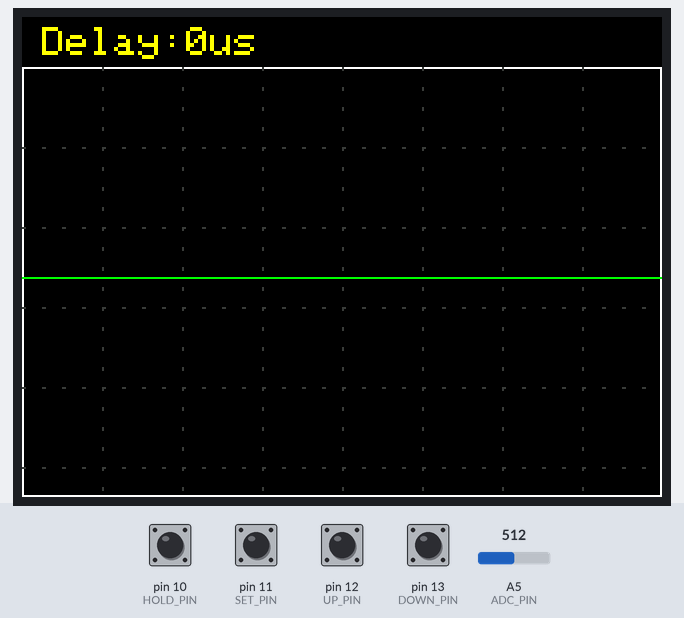
The sketch below on a simulated Arduino Uno, built with avr-gcc and run on an emulated ATmega328P. Shown: 320×240 colour display. The test bench sets the inputs (shaded band); at power-on: pin 10 (HOLD_PIN), pin 11 (SET_PIN), pin 12 (UP_PIN), pin 13 (DOWN_PIN) HIGH, A5 (ADC_PIN) = 512.

Above: at 1.4 s.
1.5 s: pin 10 (HOLD_PIN) pulled LOW for 1 s
At 2.9 s:
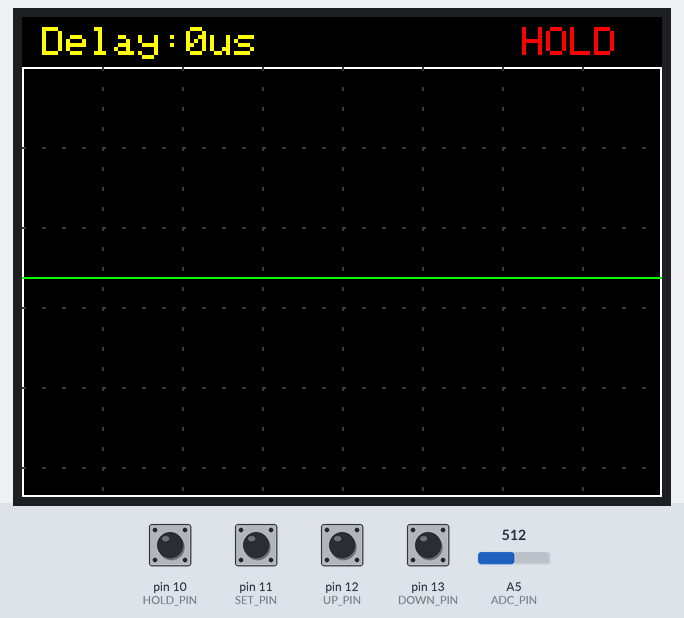
4.0 s: pin 12 (UP_PIN) pulled LOW for 1 s
At 5.8 s:
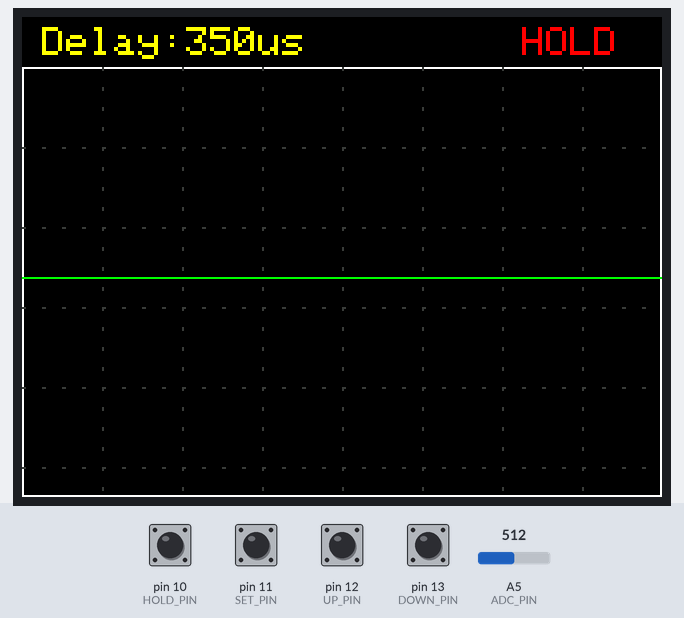
6.5 s: pin 10 (HOLD_PIN) pulled LOW for 0.15 s
At 7.6 s:
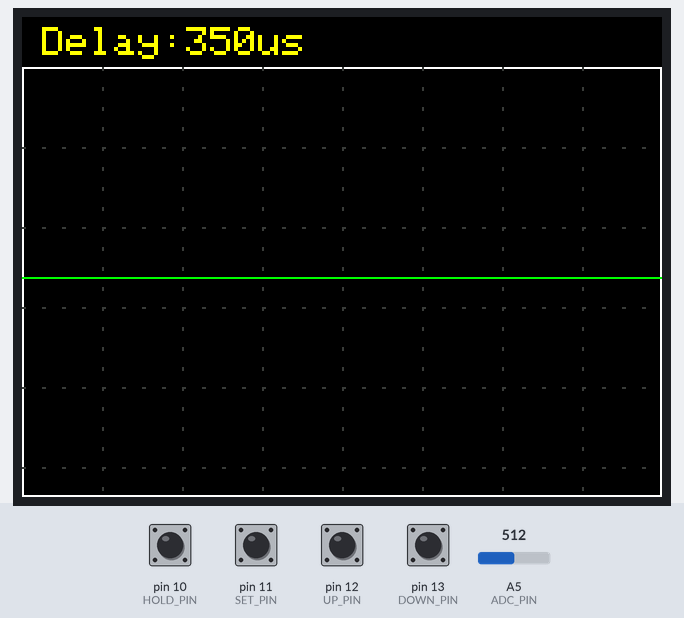
8.1 s: A5 (ADC_PIN) set to 716
At 9.6 s:
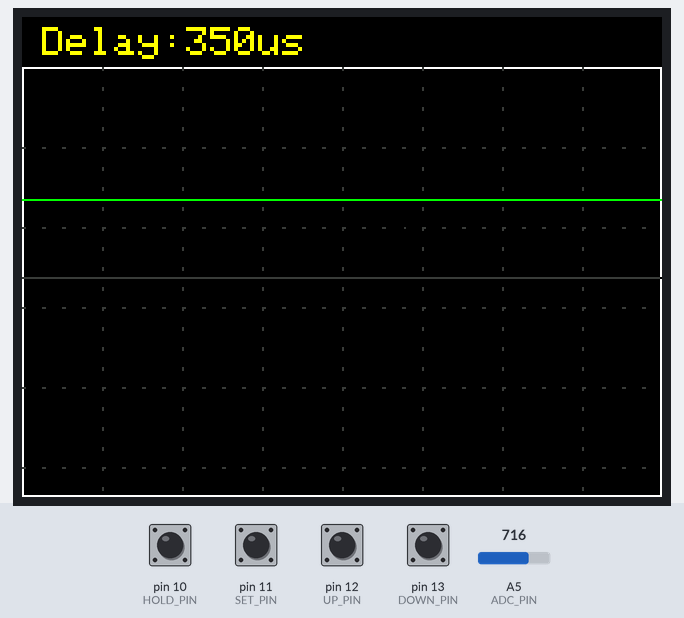
9.9 s: pin 11 (SET_PIN) pulled LOW for 0.15 s
At 10.4 s:
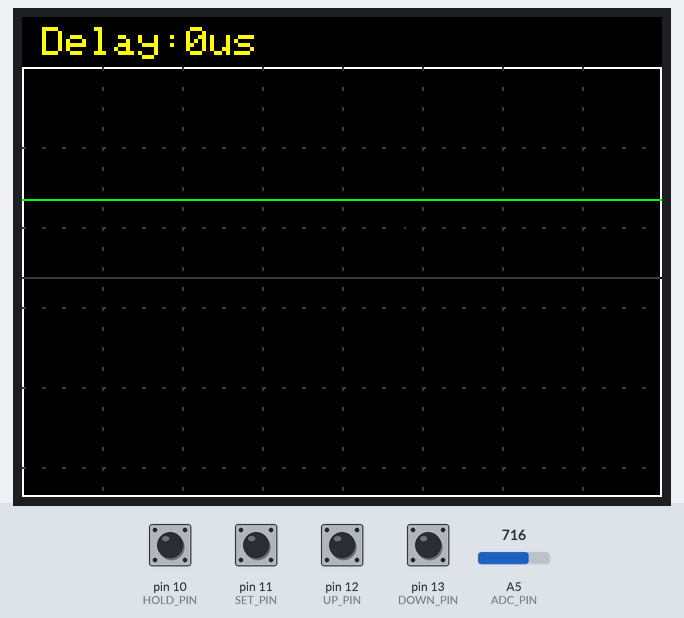
11.5 s: pin 12 (UP_PIN) pulled LOW for 0.15 s
At 12.7 s:
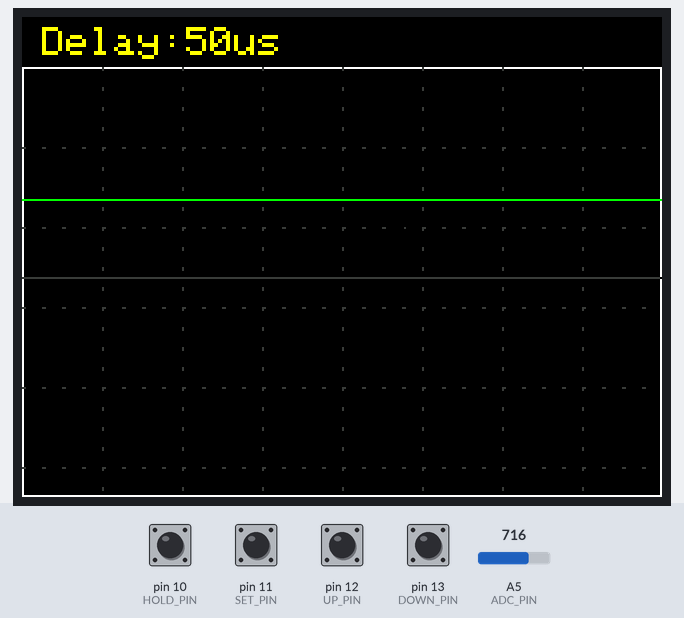
Timing chart, 0 to 14.1 s (numbered marks = the images above; inputs shaded):
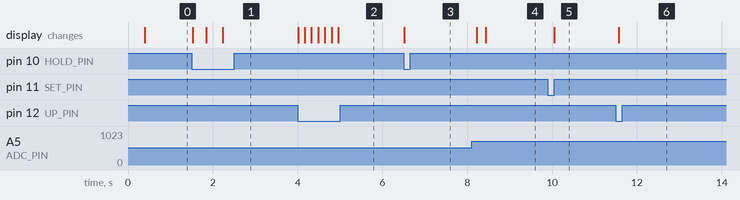

The sketch:

display_acquisition.ino
```cpp
/**
 * TFT Display and Signal Acquisition Module
 *
 * Hardware: Arduino Uno/Mega with MCUFRIEND TFT Shield (ILI9341)
 * Platform: Arduino IDE
 * Libraries: Adafruit_GFX, MCUFRIEND_kbv
 *
 * Acquires analog signals via analogRead() on pin A5 and renders
 * real-time waveform traces on a 320x240 TFT display with an
 * oscilloscope-style grid.
 *
 * Controls:
 *   HOLD (D10) — Toggle waveform freeze
 *   SET  (D11) — Reset time delay to 0
 *   UP   (D12) — Increase inter-sample delay by TIME_STEP_US
 *   DOWN (D13) — Decrease inter-sample delay by TIME_STEP_US
 *
 * Integration Note:
 *   This module uses local buttons for control. It does not currently
 *   receive UART commands from the STM32 master controller.
 *   See docs/limitations.md for details.
 */

#include <Adafruit_GFX.h>
#include <MCUFRIEND_kbv.h>

MCUFRIEND_kbv tft;

// ============================================================
// Display Color Definitions
// ============================================================
#define COLOR_BACKGROUND  0x0000  // Black
#define COLOR_BORDER      0xFFFF  // White
#define COLOR_WAVEFORM    0x07E0  // Green
#define COLOR_UI_TEXT     0xFFE0  // Yellow
#define COLOR_HOLD_LABEL  0xF800  // Red
#define COLOR_GRID        0x39E7  // Dark grey

// ============================================================
// Display Geometry
// ============================================================
#define DISPLAY_WIDTH     320
#define DISPLAY_HEIGHT    240
#define UI_BAR_HEIGHT     20     // Top status bar
#define GRID_TOP          25     // Waveform area top edge
#define GRID_BOTTOM       240    // Waveform area bottom edge
#define GRID_H_SPACING    40     // Horizontal grid spacing (pixels)
#define GRID_V_SPACING    40     // Vertical grid spacing (pixels)
#define GRID_TICK_SIZE    2      // Grid tick mark length

// ============================================================
// ADC Configuration
// ============================================================
#define ADC_PIN           A5
#define ADC_MIN           0
#define ADC_MAX           1023
#define DISPLAY_Y_MIN     30     // Top of waveform area (high voltage)
#define DISPLAY_Y_MAX     230    // Bottom of waveform area (low voltage)
#define CENTER_GRIDLINE_Y 130    // Y position of center gridline

// ============================================================
// Pin Definitions — Control Buttons
// ============================================================
#define HOLD_PIN    10
#define SET_PIN     11
#define UP_PIN      12
#define DOWN_PIN    13

// ============================================================
// Timing Constants
// ============================================================
#define TIME_STEP_US        50    // Delay increment per UP/DOWN press
#define MAX_TIME_DELAY_US   5000  // Maximum inter-sample delay
#define MIN_TIME_DELAY_US   0     // Minimum inter-sample delay
#define HOLD_DEBOUNCE_MS    300   // Debounce for HOLD and SET buttons
#define ARROW_DEBOUNCE_MS   150   // Debounce for UP and DOWN buttons

// ============================================================
// Data Buffers
// ============================================================
uint8_t data[DISPLAY_WIDTH];     // Current waveform samples (Y coordinates)
uint8_t oldData[DISPLAY_WIDTH];  // Previous frame (for incremental redraw)

// ============================================================
// State Variables
// ============================================================
bool hold      = false;   // When true, acquisition is paused
int  timeDelay = 0;       // Inter-sample delay in microseconds

// ============================================================
// Setup
// ============================================================
void setup() {
  Serial.begin(9600);

  pinMode(ADC_PIN,  INPUT);
  pinMode(HOLD_PIN, INPUT_PULLUP);
  pinMode(SET_PIN,  INPUT_PULLUP);
  pinMode(UP_PIN,   INPUT_PULLUP);
  pinMode(DOWN_PIN, INPUT_PULLUP);

  // Initialize TFT display
  uint16_t ID = tft.readID();
  if (ID == 0xD3D3 || ID == 0xFFFF) {
    ID = 0x9341;  // Fallback to ILI9341
  }
  tft.begin(ID);
  tft.setRotation(1);  // Landscape orientation
  tft.fillScreen(COLOR_BACKGROUND);

  drawGrid();
  drawUI();
}

// ============================================================
// Main Loop
// ============================================================
void loop() {
  handleButtons();

  if (!hold) {
    readSignal();
    drawWaveform();
  }
}

// ============================================================
// Button Handling
// ============================================================

/**
 * Read all control buttons and update state.
 * Uses blocking delay() for debounce (prototype-level implementation).
 */
void handleButtons() {
  // HOLD toggle
  if (digitalRead(HOLD_PIN) == LOW) {
    hold = !hold;
    drawUI();
    delay(HOLD_DEBOUNCE_MS);
  }

  // UP — increase inter-sample delay (slower sweep)
  if (digitalRead(UP_PIN) == LOW) {
    timeDelay += TIME_STEP_US;
    if (timeDelay > MAX_TIME_DELAY_US) {
      timeDelay = MAX_TIME_DELAY_US;
    }
    drawUI();
    delay(ARROW_DEBOUNCE_MS);
  }

  // DOWN — decrease inter-sample delay (faster sweep)
  if (digitalRead(DOWN_PIN) == LOW) {
    timeDelay -= TIME_STEP_US;
    if (timeDelay < MIN_TIME_DELAY_US) {
      timeDelay = MIN_TIME_DELAY_US;
    }
    drawUI();
    delay(ARROW_DEBOUNCE_MS);
  }

  // SET — reset delay to minimum
  if (digitalRead(SET_PIN) == LOW) {
    timeDelay = MIN_TIME_DELAY_US;
    drawUI();
    delay(HOLD_DEBOUNCE_MS);
  }
}

// ============================================================
// Signal Acquisition
// ============================================================

/**
 * Acquire one full sweep of DISPLAY_WIDTH samples.
 * Each sample is read via analogRead() and mapped to display Y coordinates.
 * The Y axis is inverted: higher voltage maps to smaller Y (higher on screen).
 */
void readSignal() {
  for (int i = 0; i < DISPLAY_WIDTH; i++) {
    int val = analogRead(ADC_PIN);
    data[i] = map(val, ADC_MIN, ADC_MAX, DISPLAY_Y_MAX, DISPLAY_Y_MIN);

    if (timeDelay > 0) {
      delayMicroseconds(timeDelay);
    }
  }
}

// ============================================================
// Display Rendering
// ============================================================

/**
 * Draw waveform using incremental update (erase-then-draw).
 * Only redraws pixels that have changed, avoiding full-screen refresh.
 */
void drawWaveform() {
  for (int i = 0; i < DISPLAY_WIDTH - 1; i++) {
    // Erase old segment if data changed
    if (oldData[i] != data[i] || oldData[i + 1] != data[i + 1]) {
      tft.drawLine(i, oldData[i], i + 1, oldData[i + 1], COLOR_BACKGROUND);

      // Restore center gridline if it was erased
      if (oldData[i] == CENTER_GRIDLINE_Y) {
        tft.drawPixel(i, CENTER_GRIDLINE_Y, COLOR_GRID);
      }
    }

    // Draw new segment
    tft.drawLine(i, data[i], i + 1, data[i + 1], COLOR_WAVEFORM);
    oldData[i] = data[i];
  }
  oldData[DISPLAY_WIDTH - 1] = data[DISPLAY_WIDTH - 1];
}

/**
 * Draw the status bar at the top of the display.
 * Shows current time delay and HOLD indicator.
 */
void drawUI() {
  tft.fillRect(0, 0, DISPLAY_WIDTH, UI_BAR_HEIGHT, COLOR_BACKGROUND);
  tft.setTextSize(2);

  // Time delay display
  tft.setCursor(10, 5);
  tft.setTextColor(COLOR_UI_TEXT);
  tft.print("Delay:");
  tft.print(timeDelay);
  tft.print("us");

  // HOLD indicator
  tft.setCursor(250, 5);
  tft.setTextColor(hold ? COLOR_HOLD_LABEL : COLOR_BACKGROUND);
  tft.print("HOLD");
}

/**
 * Draw the oscilloscope-style measurement grid.
 * Dotted horizontal and vertical lines at GRID_H/V_SPACING intervals.
 */
void drawGrid() {
  // Outer border
  tft.drawRect(0, GRID_TOP, DISPLAY_WIDTH, GRID_BOTTOM - GRID_TOP, COLOR_BORDER);

  // Horizontal gridlines (dotted)
  for (int y = GRID_TOP + GRID_V_SPACING; y < GRID_BOTTOM; y += GRID_V_SPACING) {
    for (int x = 0; x < DISPLAY_WIDTH; x += 10) {
      tft.drawFastHLine(x, y, GRID_TICK_SIZE, COLOR_GRID);
    }
  }

  // Vertical gridlines (dotted)
  for (int x = GRID_H_SPACING; x < DISPLAY_WIDTH; x += GRID_H_SPACING) {
    for (int y = GRID_TOP; y < GRID_BOTTOM; y += 10) {
      tft.drawFastVLine(x, y, GRID_TICK_SIZE, COLOR_GRID);
    }
  }
}
```

Measured:
- after the input at 1.5 s, the display: changes at once (image 1)
- after the input at 4.0 s, the display: first changes at once (image 2 shows a later state)
- after the input at 6.5 s, the display: changes at once (image 3)
- after the input at 8.1 s, the display: first changes after 0.12 s (image 4 shows a later state)
- after the input at 9.9 s, the display: changes after 0.15 s (image 5)
- after the input at 11.5 s, the display: changes after 0.08 s (image 6)
